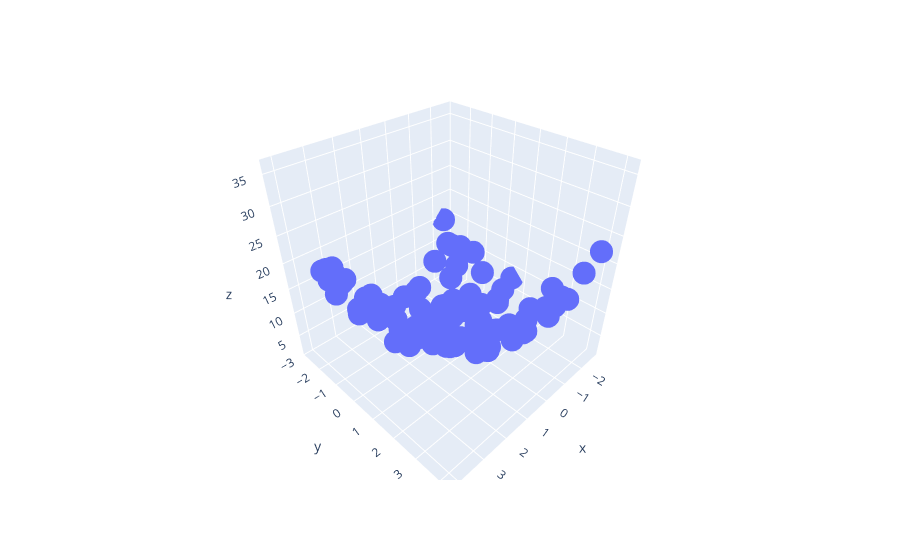

Notebook code for this chart:
### Code cell
# Shape of the data point
df = px.data.iris()

# .ravel() flatten a multi-dimensional array to 1D array
fig = px.scatter_3d(df, x=x.ravel(), y=y.ravel(), z=z.ravel())

# Visualize the data in 3-d space using a 3-D scatter plot
fig.show()
